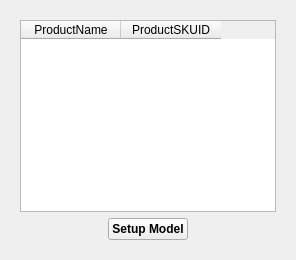
            <widget class="QWidget" name="ModelViewerPage">
             <layout class="QVBoxLayout" name="verticalLayout_13">
              <item>
               <widget class="QWidget" name="widget_4" native="true">
                <layout class="QVBoxLayout" name="verticalLayout_12">
                 <item>
                  <widget class="QTableWidget" name="modeltable">
                   <column>
                    <property name="text">
                     <string>ProductName</string>
                    </property>
                   </column>
                   <column>
                    <property name="text">
                     <string>ProductSKUID</string>
                    </property>
                   </column>
                  </widget>
                 </item>
                 <item alignment="Qt::AlignHCenter|Qt::AlignBottom">
                  <widget class="QPushButton" name="SetupModel">
                   <property name="font">
                    <font>
                     <weight>75</weight>
                     <bold>true</bold>
                    </font>
                   </property>
                   <property name="cursor">
                    <cursorShape>PointingHandCursor</cursorShape>
                   </property>
                   <property name="text">
                    <string>Setup Model</string>
                   </property>
                   <property name="icon">
                    <iconset resource="QSS/QSS_Resources.qrc">
                     <normaloff>:/icons/Icons/grid.png</normaloff>:/icons/Icons/grid.png</iconset>
                   </property>
                   <property name="iconSize">
                    <size>
                     <width>15</width>
                     <height>15</height>
                    </size>
                   </property>
                  </widget>
                 </item>
                </layout>
               </widget>
              </item>
             </layout>
            </widget>
